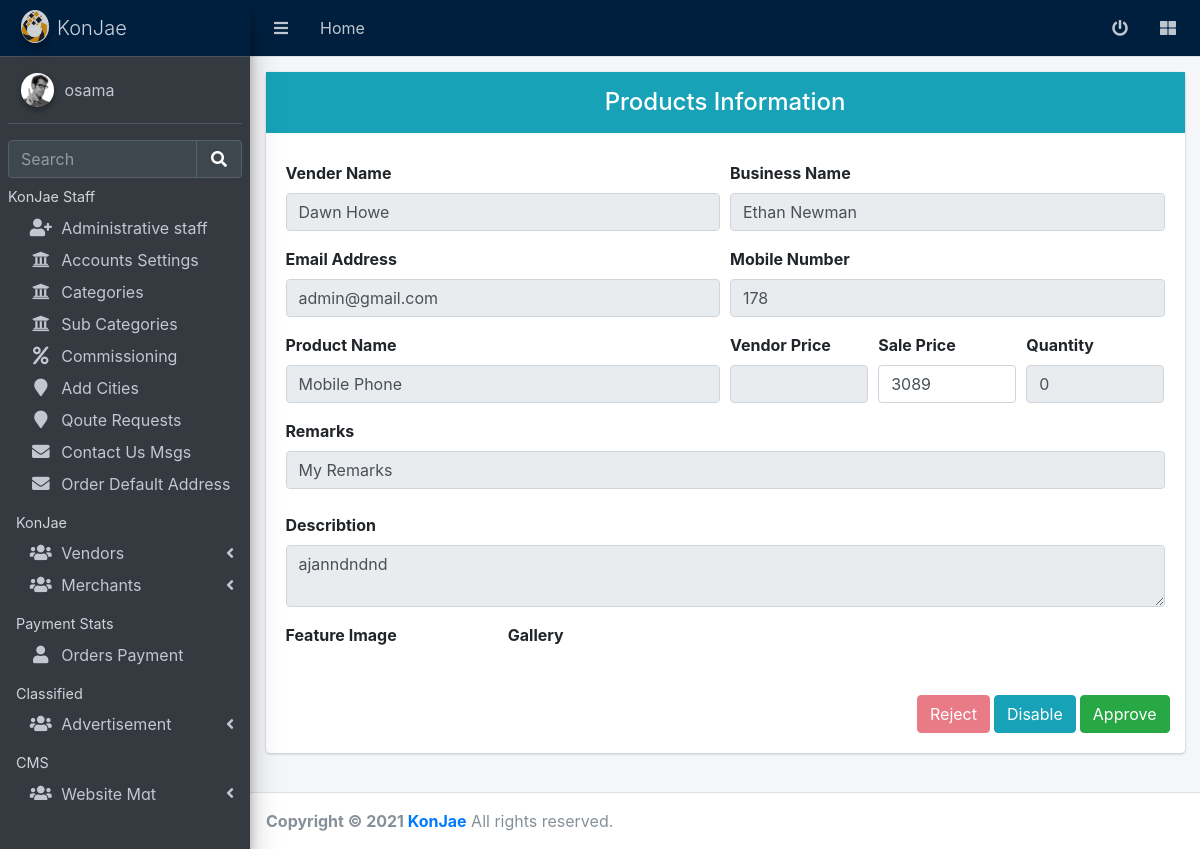
/admin/product_info.php?p_id=1 (signed in), run on the app's committed database.
### tables this page shows
CREATE TABLE `tbl_products` (
  `product_id` int(11) NOT NULL,
  `product_name` varchar(255) NOT NULL,
  `product_desc` longtext NOT NULL,
  `product_feature_image` varchar(255) NOT NULL,
  `product_price` int(11) NOT NULL,
  `product_remarks` longtext NOT NULL,
  `product_quantity` int(11) NOT NULL,
  `vendor_id` bigint(20) NOT NULL,
  `prod_id_unique` varchar(255) NOT NULL,
  `product_status` enum('approved','rejected','pending','disabled') NOT NULL DEFAULT 'pending',
  `created_at` timestamp NOT NULL DEFAULT current_timestamp()
);

CREATE TABLE `tbl_vendors` (
  `vendor_id` int(11) NOT NULL,
  `vend_name` varchar(255) NOT NULL,
  `vend_mobile` varchar(255) NOT NULL,
  `vend_email` varchar(255) NOT NULL,
  `vend_pass` varchar(255) NOT NULL,
  `vend_business_name` varchar(255) DEFAULT NULL,
  `vend_logo` varchar(255) DEFAULT NULL,
  `vend_remarks` longtext DEFAULT NULL,
  `vend_memberships` tinyint(4) NOT NULL DEFAULT 0,
  `created_at` timestamp NOT NULL DEFAULT current_timestamp()
);

### admin/product_info.php (the view, shortened to what this page needs)
<?php
include "header.php";
if(isset($_SESSION['admin'])){
?>
<link rel="stylesheet" href="../common/plugins/ekko-lightbox.css">
<body class="hold-transition sidebar-mini layout-fixed">
<div class="wrapper">
  <?php
  include('top-bar.php');
  ?>
  <?php
include "navbar.php"
?>
  <div class="content-wrapper">
    <div class="content-header">
      <div class="container-fluid">
        <div class="row mb-2">
          <div class="col-md-12">
            <div class="card">
              <div class="card-heading">
                <h4 class="h4 text-center p-3 bg-info">Products Information</h4>
              </div>
              <?php
                    $p_id = $_GET['p_id'];
                   $userdata=$conn->query("SELECT tbl_products.*, tbl_vendors.* FROM (`tbl_products` INNER JOIN tbl_vendors ON tbl_vendors.vendor_id = tbl_products.vendor_id) WHERE tbl_products.product_id = '$p_id' ");
                   $data=mysqli_fetch_assoc($userdata);
                   ?>
              <div class="card-body">
              <form action="action.php" method="post">
                    <div class="form-row">
                        <div class="form-group col-md-6">
                        <label>Vender Name</label>
                        <input type="text" class="form-control" readonly value="<?=$data['vend_name']?>">
                        </div>
                        <div class="form-group col-md-6">
                        <label>Business Name</label>
                        <input type="text" class="form-control" readonly value="<?=$data['vend_business_name']?>">
                        </div>
                    </div>
                    <div class="form-row">
                        <div class="form-group col-md-6">
                        <label>Email Address</label>
                        <input type="text" class="form-control" readonly value="<?=$data['vend_email']?>">
                        </div>
                        <div class="form-group col-md-6">
                        <label>Mobile Number</label>
                        <input type="text" class="form-control" readonly value="<?=$data['vend_mobile']?>">
                        </div>
                    </div>
                    <div class="form-row">
                        <div class="form-group col-md-6">
                        <label>Product Name</label>
                        <input type="text" class="form-control" readonly value="<?=$data['product_name']?>">
                        </div>
                        <div class="form-group col-md-2">
                        <label>Vendor Price</label>
                        <input type="text" class="form-control" readonly value="<?=$data['vendor_price']?>">
                        </div>
                        <div class="form-group col-md-2">
                        <label>Sale Price</label>
                        <input type="text" class="form-control"  value="<?=$data['product_price']?>" name="product_price">
                        </div>
                        <div class="form-group col-md-2">
                        <label>Quantity</label>
                        <input type="text" class="form-control" readonly value="<?=$data['product_quantity']?>">
                        </div>
                    </div>
                    <div class="form-row">
                        <div class="form-group col-md-12">
                        <label>Remarks</label>
                        <input type="text" class="form-control" readonly value="<?=$data['product_remarks']?>">
                        <br>
                        <label>Describtion</label>
                        <textarea class="form-control" readonly><?=$data['product_desc']?></textarea>
                        </div>
                    </div>
                    <div class="form-row">
                        <div class="form-group col-md-3">
                        <label>Feature Image</label><br>
                        </div>
                        <div class="form-group col-md-9">
                        <label>Gallery</label>
                        </div>
                    </div>
                    <div class="form-row float-right">
                    <button type="submit" class="btn btn-danger <?php
                    if($data['product_status'] == 'rejected'){ echo 'disabled'; } ?>" name="rejected" value="rejected">Reject</button>
                    <button type="submit" class="btn btn-info ml-1 mr-1 <?php
                    if($data['product_status'] == 'disabled'){ echo 'disabled'; } ?>" name="disabled" value="disabled">Disable</button>
                    <button type="submit" class="btn btn-success <?php
                    if($data['product_status'] == 'approved'){ echo 'disabled'; } ?>" name="approved" value="approved">Approve</button>
                    </div>
                    </form>
              </div>
            </div>
          </div>
        </div>
      </div>
    </div>
  </div>
</div>
</body>
<?php include "footer.php";
?>
<?php
}else{
    unset($_SESSION['admin']);
    header('location:login.php');
    ob_end_flush();
}
?>

### data on the page
tbl_products: vendor.vend_name "Dawn Howe", vendor.vend_business_name "Ethan Newman", vendor.vend_email "admin@gmail.com", vendor.vend_mobile "178", product_name "Mobile Phone", product_price "3089", product_quantity "0", product_remarks "My Remarks", product_desc "ajanndndnd"

### other printed values
$_SESSION['admin']['name'] "osama"
